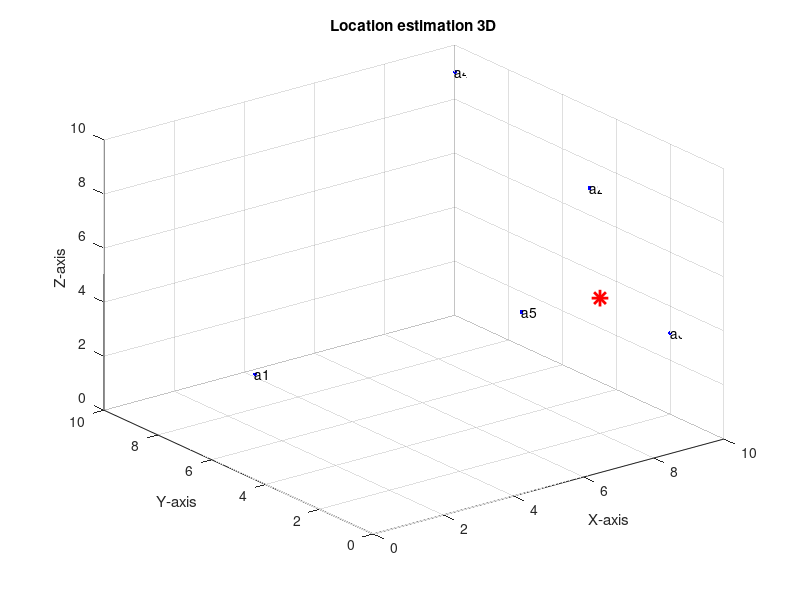

Reproduce this figure in MATLAB. (Note: this script raises an error after producing the figure.)
clc;
clear all;
close all;
str = fprintf('Estimation of 3D location with Decision Tree Algorithm For Flying Ad Hoc Networks\n');
nodes=5;
str = fprintf('Number of nodes: %d\n', nodes);
xl=randi([1, 10],1,nodes);
yl=randi([1, 10],1,nodes);
zl=randi([1, 10],1,nodes);
mobileLoc  = randi([1, 10],1,3);
w={'a1' 'a2' 'a3' 'a4' 'a5' 'a6' 'a7' 'a8' 'a9'};
d1=[]; d2=[]; P=[];
for i=1:nodes
    plot3(xl(i),yl(i),zl(i),'b.','MarkerSize',9,'lineWidth',3);  %plot of initial known nodes
    xlabel('X-axis');
    ylabel('Y-axis');
    zlabel('Z-axis');
    title('Location estimation 3D');
    text(xl(i),yl(i),zl(i),w(i));
    axis([0 10 0 10 0 10]);
    hold on;
    grid on;
end
plot3(mobileLoc(1),mobileLoc(2),mobileLoc(3),'r*','MarkerSize',12,'lineWidth',2); % plot of unknown node
 for n = 1 : nodes
  distance = sqrt( (xl(n)-mobileLoc(1)).^2 + (yl(n)-mobileLoc(2)).^2 + (zl(n)-mobileLoc(2)).^2 ); % distance calculation with respected n known node
  d1(n)=distance;
  str = fprintf('Actual distance from node-%d: %d \n',n, d1(n));
 end
P0=55;  % path loss w.r.t reference
N=1;    % %path loss exponent
d0=1;   % reference distance
sigma=7; %noise variance
str = fprintf('Calculation of Received Signal Strength by log-normal model \n');
str = fprintf('Path loss for reference distance: %ddB \n', P0);
str = fprintf('Path loss exponent: %d \n', N);
str = fprintf('Reference distance: %dm \n', d0);
str = fprintf('Noise variance: %d \n', sigma);
for i=1:nodes 
P(i)=(P0-(10*N*log10(d1(i)/d0))+sigma); % received signal strength
str = fprintf('Received Signal Strength from node-%d: %d \n',i, P(i));
end
for i=1:nodes
    d2(i)=(10^((P0-P(i))/(10*N))); %estimated distance from RSS
%     while (d1(1)-d2(i)>0.1)
%         d2(i) = d2(i)+0.3*(d1(1)-d2(i))*d2(i);
%     end
    str = fprintf('Estimated distance from node-%d: %d \n',i, d2(i));
%str = fprintf('Estimated distance from node-%d: %d \n',i, dd2(i));
%str = fprintf('Estimated distance from node-%d: %d \n',i, ddd2(i));
end
B=sort(d1);
C=sort(d2);
R1=[];
for k=1:4
    for i=1:nodes
        if C(k)==d2(i)
           R=[xl(i) yl(i) zl(i)];
           R1=[R1;R];
           str = fprintf('Node with Good signal strength: Node-%d \n',i);
        end
    end
end
%ABC
Dab1=sqrt(((R1(1,1)-R1(2,1))^2) + ((R1(1,2)-R1(2,2))^2) + ((R1(1,3)-R1(2,3))^2));
Dbc1=sqrt(((R1(2,1)-R1(3,1))^2) + ((R1(2,2)-R1(3,2))^2) + ((R1(2,3)-R1(3,3))^2));
Dca1=sqrt(((R1(3,1)-R1(1,1))^2) + ((R1(3,2)-R1(1,2))^2) + ((R1(3,3)-R1(1,3))^2));
CA1=C(1)+C(2);
CB1=C(2)+C(3);
CC1=C(3)+C(1);
%ab
if Dab1 == (C(1)+C(2))
        Pab1=[(((C(2)*R1(1,1))-(C(1)*R1(2,1)))/(C(1)+C(2))) (((C(2)*R1(1,2))-(C(1)*R1(2,2)))/(C(1)+C(2))) (((C(2)*R1(1,3))-(C(1)*R1(2,3)))/(C(1)+C(2)))];
        PP1=Pab1;
elseif Dab1>(C(1)+C(2))
        Pab2=[(((C(2)*R1(1,1))+(C(1)*R1(2,1)))/(C(1)+C(2))) (((C(2)*R1(1,2))+(C(1)*R1(2,2)))/(C(1)+C(2))) (((C(2)*R1(1,3))-(C(1)*R1(2,3)))/(C(1)+C(2)))];
        PP1=Pab2;
elseif Dab1==abs(((C(1)-C(2))))
        Pab3=[(((C(2)*R1(1,1))-(C(1)*R1(2,1)))/(C(2)-C(1))) (((C(2)*R1(1,2))-(C(1)*R1(2,2)))/(C(2)-C(1))) (((C(2)*R1(1,3))-(C(1)*R1(2,3)))/(C(2)-C(1)))];
        PP1=Pab3;
elseif abs(((C(1)-C(2))))<Dab1<(C(1)+C(2))
        Vab1=(((C(2)^2) - (C(1)^2) - (R1(2,1)^2) + (R1(1,1)^2) - (R1(2,2)^2) + (R1(1,2)^2) - (R1(2,3)^2) + (R1(1,3)^2))/2);
        A1 = ((((R1(1,2)-R1(2,2))^2)/((R1(1,1)-R1(2,1))^2)) + 1);
        B1 = ((((R1(1,3)-R1(2,3))^2)/((R1(1,1)-R1(2,1))^2)) + 1);
        C1 = ((((-2)*Vab1*(R1(1,2)-R1(2,2)))/((R1(1,1)-R1(2,1))^2)) + (((2)*(R1(1,1))*(R1(1,2)-R1(2,2)))/((R1(1,1)-R1(2,1)))) - (2*R1(1,2)));
        D1 = ((((-2)*Vab1*(R1(1,3)-R1(2,3)))/((R1(1,1)-R1(2,1))^2)) + (((2)*(R1(1,1))*(R1(1,3)-R1(2,3)))/((R1(1,1)-R1(2,1)))) - (2*R1(1,3)));
        E1 = ((2)*(R1(1,2)-R1(2,2))*(R1(1,3)-R1(2,3)));
        Y1 = (-(((2*B1*C1) - (D1*E1))/((4*A1*B1) - E1^2)));
        Z1 = (-(((2*A1*D1) - (C1*E1))/((4*A1*B1) - E1^2)));
        X1 = ((Vab1 - (Y1*(R1(1,2)-R1(2,2))) - (Z1*(R1(1,3)-R1(2,3))))/((R1(1,1)-R1(2,1))));
        Pab4=[X1 Y1 Z1];
        PP1=Pab4;
else
        Pab5=[(((C(2)*R1(1,1))-(C(1)*R1(2,1)))/(C(1)-C(2))) (((C(2)*R1(1,2))-(C(1)*R1(2,2)))/(C(1)-C(2))) (((C(2)*R1(1,3))-(C(1)*R1(2,3)))/(C(1)-C(2)))];
        PP1=Pab5;
end
%bc
if Dbc1 == (C(2)+C(3))
        Pbc1=[(((C(3)*R1(2,1))-(C(2)*R1(3,1)))/(C(2)+C(3))) (((C(3)*R1(2,2))-(C(2)*R1(3,2)))/(C(2)+C(3))) (((C(3)*R1(2,3))-(C(2)*R1(3,3)))/(C(3)+C(2)))];
        PP2=Pbc1;
elseif Dbc1>(C(2)+C(3))
        Pbc2=[(((C(3)*R1(2,1))+(C(2)*R1(3,1)))/(C(2)+C(3))) (((C(3)*R1(2,2))+(C(2)*R1(3,2)))/(C(2)+C(3))) (((C(3)*R1(2,3))-(C(2)*R1(3,3)))/(C(3)+C(2)))];
        PP2=Pbc2;
elseif Dbc1==abs(((C(2)-C(3))))
        Pbc3=[(((C(3)*R1(2,1))-(C(2)*R1(3,1)))/(C(3)-C(2))) (((C(3)*R1(2,2))-(C(2)*R1(3,1)))/(C(3)-C(2))) (((C(3)*R1(2,3))-(C(2)*R1(3,3)))/(C(3)-C(2)))];
        PP2=Pbc3;
elseif abs(((C(2)-C(3))))<Dbc1<(C(2)+C(3))
        Vbc1=(((C(3)^2) - (C(2)^2) - (R1(3,1)^2) + (R1(2,1)^2) - (R1(3,2)^2) + (R1(2,2)^2) - (R1(3,3)^2) + (R1(2,3)^2))/2);
        A2 = ((((R1(2,2)-R1(3,2))^2)/((R1(2,1)-R1(3,1))^2)) + 1);
        B2 = ((((R1(2,3)-R1(3,3))^2)/((R1(2,1)-R1(3,1))^2)) + 1);
        C2 = ((((-2)*(Vbc1)*(R1(2,2)-R1(3,2)))/((R1(2,1)-R1(3,1))^2)) + (((2)*(R1(2,1))*(R1(2,2)-R1(3,2)))/((R1(2,1)-R1(3,1)))) - (2*R1(2,2)));
        D2 = ((((-2)*(Vbc1)*(R1(2,3)-R1(3,3)))/((R1(2,1)-R1(3,1))^2)) + (((2)*(R1(2,1))*(R1(2,3)-R1(3,3)))/((R1(2,1)-R1(3,1)))) - (2*R1(2,3)));
        E2 = ((2)*(R1(2,2)-R1(3,2))*(R1(2,3)-R1(3,3)));
        Y2 = (-(((2*B2*C2) - (D2*E2))/((4*A2*B2) - E2^2)));
        Z2 = (-(((2*A2*D2) - (C2*E2))/((4*A2*B2) - E2^2)));
        X2 = ((Vbc1 - (Y2*(R1(2,2)-R1(3,2))) - (Z2*(R1(2,3)-R1(3,3))))/((R1(2,1)-R1(3,1))));
        Pbc4=[X2 Y2 Z2];
        PP2=Pbc4;
else
        Pbc5=[(((C(3)*R1(2,1))-(C(2)*R1(3,1)))/(C(2)-C(3))) (((C(3)*R1(2,2))-(C(2)*R1(3,2)))/(C(2)-C(3))) (((C(3)*R1(2,3))-(C(2)*R1(3,3)))/(C(2)-C(3)))];
        PP2=Pbc5;
end
%ca
if Dca1 == (C(3)+C(1))
        Pca1=[(((C(1)*R1(3,1))-(C(3)*R1(1,1)))/(C(1)+C(3))) (((C(1)*R1(3,2))-(C(3)*R1(1,2)))/(C(1)+C(3))) (((C(1)*R1(3,3))-(C(3)*R1(1,3)))/(C(1)+C(3)))];
        PP3=Pca1;
elseif Dca1>(C(3)+C(1))
        Pca2=[(((C(1)*R1(3,1))+(C(3)*R1(1,1)))/(C(1)+C(3))) (((C(1)*R1(3,2))+(C(3)*R1(1,2)))/(C(1)+C(3))) (((C(1)*R1(3,3))+(C(3)*R1(1,3)))/(C(1)+C(3)))];
        PP3=Pca2;
elseif Dca1==abs(((C(3)-C(1))))
        Pca3=[(((C(1)*R1(3,1))-(C(3)*R1(1,1)))/(C(1)-C(3))) (((C(1)*R1(3,2))-(C(3)*R1(1,2)))/(C(1)-C(3))) (((C(1)*R1(3,3))-(C(3)*R1(1,3)))/(C(1)-C(3)))];
        PP3=Pca3;
elseif abs(((C(3)-C(1))))<Dca1<(C(1)+C(3))
        Vca1=(((C(1)^2) - (C(3)^2) - (R1(1,1)^2) + (R1(3,1)^2) - (R1(1,2)^2) + (R1(3,2)^2) - (R1(1,3)^2) + (R1(3,3)^2))/2);
        A3 = ((((R1(3,2)-R1(1,2))^2)/((R1(3,1)-R1(1,1))^2)) + 1);
        B3 = ((((R1(3,3)-R1(1,3))^2)/((R1(3,1)-R1(1,1))^2)) + 1);
        C3 = ((((-2)*(Vca1)*(R1(3,2)-R1(1,2)))/((R1(3,1)-R1(1,1))^2)) + (((2)*(R1(3,1))*(R1(3,2)-R1(1,2)))/((R1(3,1)-R1(1,1)))) - (2*R1(3,2)));
        D3 = ((((-2)*(Vca1)*(R1(3,3)-R1(1,3)))/((R1(3,1)-R1(1,1))^2)) + (((2)*(R1(3,1))*(R1(3,3)-R1(1,3)))/((R1(3,1)-R1(1,1)))) - (2*R1(3,3)));
        E3 = ((2)*(R1(3,2)-R1(1,2))*(R1(3,3)-R1(1,3)));
        Y3 = (-(((2*B3*C3) - (D3*E3))/((4*A3*B3) - E3^2)));
        Z3 = (-(((2*A3*D3) - (C3*E3))/((4*A3*B3) - E3^2)));
        X3 = ((Vca1 - (Y3*(R1(3,2)-R1(1,2))) - (Z3*(R1(3,3)-R1(1,3))))/((R1(3,1)-R1(1,1))));
        Pca4=[X3 Y3 Z3];
        PP3=Pca4;
else
        Pca5=[(((C(1)*R1(3,1))-(C(3)*R1(1,1)))/(C(3)-C(1))) (((C(1)*R1(3,2))-(C(3)*R1(1,2)))/(C(3)-C(1))) (((C(1)*R1(3,3))-(C(3)*R1(1,3)))/(C(3)-C(1)))];
        PP3=Pca5;
end
%M1
XM1=(((PP1(1)/(C(1)+C(2))) + (PP2(1)/(C(2)+C(3))) + (PP3(1)/(C(3)+C(1))))/((1/(C(1)+C(2))) + (1/(C(2)+C(3))) + (1/(C(3)+C(1)))));
YM1=(((PP1(2)/(C(1)+C(2))) + (PP2(2)/(C(2)+C(3))) + (PP3(2)/(C(3)+C(1))))/((1/(C(1)+C(2))) + (1/(C(2)+C(3))) + (1/(C(3)+C(1)))));
ZM1=(((PP1(3)/(C(1)+C(2))) + (PP2(3)/(C(2)+C(3))) + (PP3(3)/(C(3)+C(1))))/((1/(C(1)+C(2))) + (1/(C(2)+C(3))) + (1/(C(3)+C(1)))));
% plot3(XM1,YM1,ZM1,'m^','MarkerSize',2,'lineWidth',6); hold on;

%BCD
Dbc2=sqrt(((R1(2,1)-R1(3,1))^2) + ((R1(2,2)-R1(3,2))^2) + ((R1(2,3)-R1(3,3))^2));
Dcd2=sqrt(((R1(3,1)-R1(4,1))^2) + ((R1(3,2)-R1(4,2))^2) + ((R1(3,3)-R1(4,3))^2));
Ddb2=sqrt(((R1(4,1)-R1(2,1))^2) + ((R1(4,2)-R1(2,2))^2) + ((R1(4,3)-R1(2,3))^2));
CA2=C(2)+C(3);
CB2=C(3)+C(4);
CC2=C(4)+C(2);
%bc
if Dbc2 == (C(2)+C(3))
        Qbc1=[(((C(3)*R1(2,1))-(C(2)*R1(3,1)))/(C(2)+C(3))) (((C(3)*R1(2,2))-(C(2)*R1(3,2)))/(C(2)+C(3))) (((C(3)*R1(2,3))-(C(2)*R1(3,3)))/(C(3)+C(2)))];
        QQ1=Qbc1;
elseif Dbc2>(C(2)+C(3))
        Qbc2=[(((C(3)*R1(2,1))+(C(2)*R1(3,1)))/(C(2)+C(3))) (((C(3)*R1(2,2))+(C(2)*R1(3,2)))/(C(2)+C(3))) (((C(3)*R1(2,3))-(C(2)*R1(3,3)))/(C(3)+C(2)))];
        QQ1=Qbc2;
elseif Dbc2==abs(((C(2)-C(3))))
        Qbc3=[(((C(3)*R1(2,1))-(C(2)*R1(3,1)))/(C(3)-C(2))) (((C(3)*R1(2,2))-(C(2)*R1(3,1)))/(C(3)-C(2))) (((C(3)*R1(2,3))-(C(2)*R1(3,3)))/(C(3)-C(2)))];
        QQ1=Qbc3;
elseif abs(((C(2)-C(3))))<Dbc2<(C(2)+C(3))
        Vbc2=(((C(3)^2) - (C(2)^2) - (R1(3,1)^2) + (R1(2,1)^2) - (R1(3,2)^2) + (R1(2,2)^2) - (R1(3,3)^2) + (R1(2,3)^2))/2);
        A4 = ((((R1(2,2)-R1(3,2))^2)/((R1(2,1)-R1(3,1))^2)) + 1);
        B4 = ((((R1(2,3)-R1(3,3))^2)/((R1(2,1)-R1(3,1))^2)) + 1);
        C4 = ((((-2)*(Vbc2)*(R1(2,2)-R1(3,2)))/((R1(2,1)-R1(3,1))^2)) + (((2)*(R1(2,1))*(R1(2,2)-R1(3,2)))/((R1(2,1)-R1(3,1)))) - (2*R1(2,2)));
        D4 = ((((-2)*(Vbc2)*(R1(2,3)-R1(3,3)))/((R1(2,1)-R1(3,1))^2)) + (((2)*(R1(2,1))*(R1(2,3)-R1(3,3)))/((R1(2,1)-R1(3,1)))) - (2*R1(2,3)));
        E4 = ((2)*(R1(2,2)-R1(3,2))*(R1(2,3)-R1(3,3)));
        Y4 = (-(((2*B4*C4) - (D4*E4))/((4*A4*B4) - E4^2)));
        Z4 = (-(((2*A4*D4) - (C4*E4))/((4*A4*B4) - E4^2)));
        X4 = ((Vbc2 - (Y4*(R1(2,2)-R1(3,2))) - (Z4*(R1(2,3)-R1(3,3))))/((R1(2,1)-R1(3,1))));
        Qbc4=[X4 Y4 Z4];
        QQ1=Qbc4;
else
        Qbc5=[(((C(3)*R1(2,1))-(C(2)*R1(3,1)))/(C(2)-C(3))) (((C(3)*R1(2,2))-(C(2)*R1(3,2)))/(C(2)-C(3))) (((C(3)*R1(2,3))-(C(2)*R1(3,3)))/(C(2)-C(3)))];
        QQ1=Qbc5;
end
%cd
if Dcd2 == (C(3)+C(4))
        Qcd1=[(((C(4)*R1(3,1))-(C(3)*R1(4,1)))/(C(4)+C(3))) (((C(4)*R1(3,2))-(C(3)*R1(4,2)))/(C(4)+C(3))) (((C(4)*R1(3,3))-(C(3)*R1(4,3)))/(C(4)+C(3)))];
        QQ2=Qcd1;
elseif Dcd2>(C(3)+C(4))
        Qcd2=[(((C(4)*R1(3,1))+(C(3)*R1(4,1)))/(C(4)+C(3))) (((C(4)*R1(3,2))+(C(3)*R1(4,2)))/(C(4)+C(3))) (((C(4)*R1(3,3))+(C(3)*R1(4,3)))/(C(4)+C(3)))];
        QQ2=Qcd2;
elseif Dcd2==abs(((C(3)-C(4))))
        Qcd3=[(((C(4)*R1(3,1))-(C(3)*R1(4,1)))/(C(4)-C(3))) (((C(4)*R1(3,2))-(C(3)*R1(4,2)))/(C(4)-C(3))) (((C(4)*R1(3,3))-(C(3)*R1(4,3)))/(C(4)-C(3)))];
        QQ2=Qcd3;
elseif abs(((C(3)-C(4))))<Dcd2<(C(4)+C(3))
        Vca2=(((C(4)^2) - (C(3)^2) - (R1(4,1)^2) + (R1(3,1)^2) - (R1(4,2)^2) + (R1(3,2)^2) - (R1(4,3)^2) + (R1(3,3)^2))/2);
        A5 = ((((R1(3,2)-R1(4,2))^2)/((R1(3,1)-R1(4,1))^2)) + 1);
        B5 = ((((R1(3,3)-R1(4,3))^2)/((R1(3,1)-R1(4,1))^2)) + 1);
        C5 = ((((-2)*(Vca2)*(R1(3,2)-R1(4,2)))/((R1(3,1)-R1(4,1))^2)) + (((2)*(R1(3,1))*(R1(3,2)-R1(4,2)))/((R1(3,1)-R1(4,1)))) - (2*R1(3,2)));
        D5 = ((((-2)*(Vca2)*(R1(3,3)-R1(4,3)))/((R1(3,1)-R1(4,1))^2)) + (((2)*(R1(3,1))*(R1(3,3)-R1(4,3)))/((R1(3,1)-R1(4,1)))) - (2*R1(3,3)));
        E5 = ((2)*(R1(3,2)-R1(4,2))*(R1(3,3)-R1(4,3)));
        Y5 = (-(((2*B5*C5) - (D5*E5))/((4*A5*B5) - E5^2)));
        Z5 = (-(((2*A5*D5) - (C5*E5))/((4*A5*B5) - E5^2)));
        X5 = ((Vca2 - (Y5*(R1(3,2)-R1(4,2))) - (Z5*(R1(3,3)-R1(4,3))))/((R1(3,1)-R1(4,1))));
        Qcd4=[X5 Y5 Z5];
        QQ2=Qcd4;
else
        Qcd5=[(((C(4)*R1(3,1))-(C(3)*R1(4,1)))/(C(3)-C(4))) (((C(4)*R1(3,2))-(C(3)*R1(4,2)))/(C(3)-C(4))) (((C(4)*R1(3,3))-(C(3)*R1(4,3)))/(C(3)-C(4)))];
        QQ2=Qcd5;
end
%db
if Ddb2 == (C(4)+C(2))
        Qdb1=[(((C(2)*R1(4,1))-(C(4)*R1(2,1)))/(C(2)+C(4))) (((C(2)*R1(4,2))-(C(4)*R1(2,2)))/(C(2)+C(4))) (((C(2)*R1(4,3))-(C(4)*R1(2,3)))/(C(2)+C(4)))];
        QQ3=Qdb1;
elseif Ddb2>(C(4)+C(2))
        Qdb2=[(((C(2)*R1(4,1))+(C(4)*R1(2,1)))/(C(2)+C(4))) (((C(2)*R1(4,2))+(C(4)*R1(2,2)))/(C(2)+C(4))) (((C(2)*R1(4,3))+(C(4)*R1(2,3)))/(C(2)+C(4)))];
        QQ3=Qdb2;
elseif Ddb2==abs(((C(4)-C(2))))
        Qdb3=[(((C(2)*R1(4,1))-(C(4)*R1(2,1)))/(C(2)-C(4))) (((C(2)*R1(4,2))-(C(4)*R1(2,2)))/(C(2)-C(4))) (((C(2)*R1(4,3))-(C(4)*R1(2,3)))/(C(2)-C(4)))];
        QQ3=Qdb3;
elseif abs(((C(4)-C(2))))<Ddb2<(C(4)+C(2))
        Vdb2=(((C(2)^2) - (C(4)^2) - (R1(2,1)^2) + (R1(4,1)^2) - (R1(2,2)^2) + (R1(4,2)^2) - (R1(2,3)^2) + (R1(4,3)^2))/2);
        A6 = ((((R1(4,2)-R1(2,2))^2)/((R1(4,1)-R1(2,1))^2)) + 1);
        B6 = ((((R1(4,3)-R1(2,3))^2)/((R1(4,1)-R1(2,1))^2)) + 1);
        C6 = ((((-2)*(Vdb2)*(R1(4,2)-R1(2,2)))/((R1(4,1)-R1(2,1))^2)) + (((2)*(R1(4,1))*(R1(4,2)-R1(2,2)))/((R1(4,1)-R1(2,1)))) - (2*R1(4,2)));
        D6 = ((((-2)*(Vdb2)*(R1(4,3)-R1(2,3)))/((R1(4,1)-R1(2,1))^2)) + (((2)*(R1(4,1))*(R1(4,3)-R1(2,3)))/((R1(4,1)-R1(2,1)))) - (2*R1(4,3)));
        E6 = ((2)*(R1(4,2)-R1(2,2))*(R1(4,3)-R1(2,3)));
        Y6 = (-(((2*B6*C6) - (D6*E6))/((4*A6*B6) - E6^2)));
        Z6 = (-(((2*A6*D6) - (C6*E6))/((4*A6*B6) - E6^2)));
        X6 = ((Vdb2 - (Y6*(R1(4,2)-R1(2,2))) - (Z6*(R1(4,3)-R1(2,3))))/((R1(4,1)-R1(2,1))));
        Qdb4=[X6 Y6 Z6];
        QQ3=Qdb4;
else
        Qdb5=[(((C(3)*R1(2,1))-(C(2)*R1(3,1)))/(C(2)-C(3))) (((C(3)*R1(2,2))-(C(2)*R1(3,2)))/(C(2)-C(3))) (((C(3)*R1(2,3))-(C(2)*R1(3,3)))/(C(2)-C(3)))];
        QQ3=Qdb5;
end
%M2
XM2=(((QQ1(1)/(C(2)+C(3))) + (QQ2(1)/(C(3)+C(4))) + (QQ3(1)/(C(4)+C(2))))/((1/(C(2)+C(3))) + (1/(C(3)+C(4))) + (1/(C(4)+C(2)))));
YM2=(((QQ1(2)/(C(2)+C(3))) + (QQ2(2)/(C(3)+C(4))) + (QQ3(2)/(C(4)+C(2))))/((1/(C(2)+C(3))) + (1/(C(3)+C(4))) + (1/(C(4)+C(2)))));
ZM2=(((QQ1(3)/(C(2)+C(3))) + (QQ2(3)/(C(3)+C(4))) + (QQ3(3)/(C(4)+C(2))))/((1/(C(2)+C(3))) + (1/(C(3)+C(4))) + (1/(C(4)+C(2)))));
% plot3(XM2,YM2,ZM2,'g^','MarkerSize',2,'lineWidth',6); hold on;

%CDA
Dcd3=sqrt(((R1(3,1)-R1(4,1))^2) + ((R1(3,2)-R1(4,2))^2) + ((R1(3,3)-R1(4,3))^2));
Dda3=sqrt(((R1(4,1)-R1(1,1))^2) + ((R1(4,2)-R1(1,2))^2) + ((R1(4,3)-R1(1,3))^2));
Dac3=sqrt(((R1(1,1)-R1(3,1))^2) + ((R1(1,2)-R1(3,2))^2) + ((R1(1,3)-R1(3,3))^2));
CA3=C(3)+C(4);
CB3=C(4)+C(1);
CC3=C(1)+C(3);

%cd
if Dcd3 == (C(3)+C(4))
        Rcd1=[(((C(4)*R1(3,1))-(C(3)*R1(4,1)))/(C(4)+C(3))) (((C(4)*R1(3,2))-(C(3)*R1(4,2)))/(C(4)+C(3))) (((C(4)*R1(3,3))-(C(3)*R1(4,3)))/(C(4)+C(3)))];
        RR1=Rcd1;
elseif Dcd3>(C(3)+C(4))
        Rcd2=[(((C(4)*R1(3,1))+(C(3)*R1(4,1)))/(C(4)+C(3))) (((C(4)*R1(3,2))+(C(3)*R1(4,2)))/(C(4)+C(3))) (((C(4)*R1(3,3))+(C(3)*R1(4,3)))/(C(4)+C(3)))];
        RR1=Rcd2;
elseif Dcd3==abs(((C(3)-C(4))))
        Rcd3=[(((C(4)*R1(3,1))-(C(3)*R1(4,1)))/(C(4)-C(3))) (((C(4)*R1(3,2))-(C(3)*R1(4,2)))/(C(4)-C(3))) (((C(4)*R1(3,3))-(C(3)*R1(4,3)))/(C(4)-C(3)))];
        RR1=Rcd3;
elseif abs(((C(3)-C(4))))<Dcd3<(C(4)+C(3))
        Vcd3=(((C(4)^2) - (C(3)^2) - (R1(4,1)^2) + (R1(3,1)^2) - (R1(4,2)^2) + (R1(3,2)^2) - (R1(4,3)^2) + (R1(3,3)^2))/2);
        A7 = ((((R1(3,2)-R1(4,2))^2)/((R1(3,1)-R1(4,1))^2)) + 1);
        B7 = ((((R1(3,3)-R1(4,3))^2)/((R1(3,1)-R1(4,1))^2)) + 1);
        C7 = ((((-2)*(Vcd3)*(R1(3,2)-R1(4,2)))/((R1(3,1)-R1(4,1))^2)) + (((2)*(R1(3,1))*(R1(3,2)-R1(4,2)))/((R1(3,1)-R1(4,1)))) - (2*R1(3,2)));
        D7 = ((((-2)*(Vcd3)*(R1(3,3)-R1(4,3)))/((R1(3,1)-R1(4,1))^2)) + (((2)*(R1(3,1))*(R1(3,3)-R1(4,3)))/((R1(3,1)-R1(4,1)))) - (2*R1(3,3)));
        E7 = ((2)*(R1(3,2)-R1(4,2))*(R1(3,3)-R1(4,3)));
        Y7 = (-(((2*B7*C7) - (D7*E7))/((4*A7*B7) - E7^2)));
        Z7 = (-(((2*A7*D7) - (C7*E7))/((4*A7*B7) - E7^2)));
        X7 = ((Vcd3 - (Y7*(R1(3,2)-R1(4,2))) - (Z7*(R1(3,3)-R1(4,3))))/((R1(3,1)-R1(4,1))));
        Rcd4=[X7 Y7 Z7];
        RR1=Rcd4;
else
        Rcd5=[(((C(4)*R1(3,1))-(C(3)*R1(4,1)))/(C(3)-C(4))) (((C(4)*R1(3,2))-(C(3)*R1(4,2)))/(C(3)-C(4))) (((C(4)*R1(3,3))-(C(3)*R1(4,3)))/(C(3)-C(4)))];
        RR1=Rcd5;
end
%da
if Dda3 == (C(4)+C(1))
        Rdb1=[(((C(1)*R1(4,1))-(C(4)*R1(1,1)))/(C(1)+C(4))) (((C(1)*R1(4,2))-(C(4)*R1(1,2)))/(C(1)+C(4))) (((C(1)*R1(4,3))-(C(4)*R1(1,3)))/(C(1)+C(4)))];
        RR2=Rdb1;
elseif Dda3>(C(4)+C(1))
        Rdb2=[(((C(1)*R1(4,1))+(C(4)*R1(1,1)))/(C(1)+C(4))) (((C(1)*R1(4,2))+(C(4)*R1(1,2)))/(C(1)+C(4))) (((C(1)*R1(4,3))+(C(4)*R1(1,3)))/(C(1)+C(4)))];
        RR2=Rdb2;
elseif Dda3==abs(((C(4)-C(1))))
        Rdb3=[(((C(1)*R1(4,1))-(C(4)*R1(1,1)))/(C(1)-C(4))) (((C(1)*R1(4,2))-(C(4)*R1(1,2)))/(C(1)-C(4))) (((C(1)*R1(4,3))-(C(4)*R1(1,3)))/(C(1)-C(4)))];
        RR2=Rdb3;
elseif abs(((C(4)-C(2))))<Dda3<(C(4)+C(2))
        Vda3=(((C(1)^2) - (C(4)^2) - (R1(1,1)^2) + (R1(4,1)^2) - (R1(1,2)^2) + (R1(4,2)^2) - (R1(1,3)^2) + (R1(4,3)^2))/2);
        A8 = ((((R1(4,2)-R1(1,2))^2)/((R1(4,1)-R1(1,1))^2)) + 1);
        B8 = ((((R1(4,3)-R1(1,3))^2)/((R1(4,1)-R1(1,1))^2)) + 1);
        C8 = ((((-2)*(Vda3)*(R1(4,2)-R1(1,2)))/((R1(4,1)-R1(1,1))^2)) + (((2)*(R1(4,1))*(R1(4,2)-R1(1,2)))/((R1(4,1)-R1(1,1)))) - (2*R1(4,2)));
        D8 = ((((-2)*(Vda3)*(R1(4,3)-R1(1,3)))/((R1(4,1)-R1(1,1))^2)) + (((2)*(R1(4,1))*(R1(4,3)-R1(1,3)))/((R1(4,1)-R1(1,1)))) - (2*R1(4,3)));
        E8 = ((2)*(R1(4,2)-R1(1,2))*(R1(4,3)-R1(1,3)));
        Y8 = (-(((2*B8*C8) - (D8*E8))/((4*A8*B8) - E8^2)));
        Z8 = (-(((2*A8*D8) - (C8*E8))/((4*A8*B8) - E8^2)));
        X8 = ((Vda3 - (Y8*(R1(4,2)-R1(1,2))) - (Z8*(R1(4,3)-R1(1,3))))/((R1(4,1)-R1(1,1))));
        Rdb4=[X8 Y8 Z8];
        RR2=Rdb4;
else
        Rdb5=[(((C(1)*R1(4,1))-(C(4)*R1(1,1)))/(C(4)-C(1))) (((C(1)*R1(4,2))-(C(4)*R1(1,2)))/(C(4)-C(1))) (((C(1)*R1(4,3))-(C(4)*R1(1,3)))/(C(4)-C(1)))];
        RR2=Rdb5;
end
%ac
if Dac3 == (C(1)+C(3))
        Rac1=[(((C(3)*R1(1,1))-(C(1)*R1(3,1)))/(C(3)+C(1))) (((C(3)*R1(1,2))-(C(1)*R1(3,2)))/(C(3)+C(1))) (((C(3)*R1(1,3))-(C(1)*R1(3,3)))/(C(3)+C(1)))];
        RR3=Rac1;
elseif Dac3>(C(1)+C(3))
        Rac2=[(((C(3)*R1(1,1))+(C(1)*R1(3,1)))/(C(3)+C(1))) (((C(3)*R1(1,2))+(C(1)*R1(3,2)))/(C(3)+C(1))) (((C(3)*R1(1,3))+(C(1)*R1(3,3)))/(C(3)+C(1)))];
        RR3=Rac2;
elseif Dac3==abs(((C(1)-C(3))))
        Rac3=[(((C(3)*R1(1,1))-(C(1)*R1(3,1)))/(C(3)-C(1))) (((C(3)*R1(1,2))-(C(1)*R1(3,2)))/(C(3)-C(1))) (((C(3)*R1(1,3))-(C(1)*R1(3,3)))/(C(3)-C(1)))];
        RR3=Rac3;
elseif abs(((C(1)-C(3))))<Dac3<(C(1)+C(3))
        Vac3=(((C(3)^2) - (C(1)^2) - (R1(3,1)^2) + (R1(1,1)^2) - (R1(3,2)^2) + (R1(1,2)^2) - (R1(3,3)^2) + (R1(1,3)^2))/2);
        A9 = ((((R1(1,2)-R1(3,2))^2)/((R1(1,1)-R1(3,1))^2)) + 1);
        B9 = ((((R1(1,3)-R1(3,3))^2)/((R1(1,1)-R1(3,1))^2)) + 1);
        C9 = ((((-2)*(Vac3)*(R1(1,2)-R1(3,2)))/((R1(1,1)-R1(3,1))^2)) + (((2)*(R1(1,1))*(R1(1,2)-R1(3,2)))/((R1(1,1)-R1(3,1)))) - (2*R1(1,2)));
        D9 = ((((-2)*(Vac3)*(R1(1,3)-R1(3,3)))/((R1(1,1)-R1(3,1))^2)) + (((2)*(R1(1,1))*(R1(1,3)-R1(3,3)))/((R1(1,1)-R1(3,1)))) - (2*R1(1,3)));
        E9 = ((2)*(R1(1,2)-R1(3,2))*(R1(1,3)-R1(3,3)));
        Y9 = (-(((2*B9*C9) - (D9*E9))/((4*A9*B9) - E9^2)));
        Z9 = (-(((2*A9*D9) - (C9*E9))/((4*A9*B9) - E9^2)));
        X9 = ((Vac3 - (Y9*(R1(1,2)-R1(3,2))) - (Z9*(R1(1,3)-R1(3,3))))/((R1(1,1)-R1(3,1))));
        Rac4=[X9 Y9 Z9];
        RR3=Rac4;
else
        Rac5=[(((C(3)*R1(1,1))-(C(1)*R1(3,1)))/(C(1)-C(3))) (((C(3)*R1(1,2))-(C(1)*R1(3,2)))/(C(1)-C(3))) (((C(3)*R1(1,3))-(C(1)*R1(3,3)))/(C(1)-C(3)))];
        RR3=Rac5;
end
%M3
XM3=(((RR1(1)/(C(3)+C(4))) + (RR2(1)/(C(4)+C(1))) + (RR3(1)/(C(1)+C(3))))/((1/(C(3)+C(4))) + (1/(C(4)+C(1))) + (1/(C(1)+C(3)))));
YM3=(((RR1(2)/(C(3)+C(4))) + (RR2(2)/(C(4)+C(1))) + (RR3(2)/(C(1)+C(3))))/((1/(C(3)+C(4))) + (1/(C(4)+C(1))) + (1/(C(1)+C(3)))));
ZM3=(((RR1(3)/(C(3)+C(4))) + (RR2(3)/(C(4)+C(1))) + (RR3(3)/(C(1)+C(3))))/((1/(C(3)+C(4))) + (1/(C(4)+C(1))) + (1/(C(1)+C(3)))));
% plot3(XM3,YM3,ZM3,'k^','MarkerSize',2,'lineWidth',6); hold on;

%DAB
Dda4=sqrt(((R1(4,1)-R1(1,1))^2) + ((R1(4,2)-R1(1,2))^2) + ((R1(4,3)-R1(1,3))^2));
Dab4=sqrt(((R1(1,1)-R1(2,1))^2) + ((R1(1,2)-R1(2,2))^2) + ((R1(1,3)-R1(2,3))^2));
Dbd4=sqrt(((R1(2,1)-R1(4,1))^2) + ((R1(2,2)-R1(4,2))^2) + ((R1(2,3)-R1(4,3))^2));
CA4=C(4)+C(1);
CB4=C(1)+C(2);
CC4=C(2)+C(4);
%da
if Dda4 == (C(4)+C(1))
        Sdb1=[(((C(1)*R1(4,1))-(C(4)*R1(1,1)))/(C(1)+C(4))) (((C(1)*R1(4,2))-(C(4)*R1(1,2)))/(C(1)+C(4))) (((C(1)*R1(4,3))-(C(4)*R1(1,3)))/(C(1)+C(4)))];
        SS1=Sdb1;
elseif Dda4>(C(4)+C(1))
        Sdb2=[(((C(1)*R1(4,1))+(C(4)*R1(1,1)))/(C(1)+C(4))) (((C(1)*R1(4,2))+(C(4)*R1(1,2)))/(C(1)+C(4))) (((C(1)*R1(4,3))+(C(4)*R1(1,3)))/(C(1)+C(4)))];
        SS1=Sdb2;
elseif Dda4==abs(((C(4)-C(1))))
        Sdb3=[(((C(1)*R1(4,1))-(C(4)*R1(1,1)))/(C(1)-C(4))) (((C(1)*R1(4,2))-(C(4)*R1(1,2)))/(C(1)-C(4))) (((C(1)*R1(4,3))-(C(4)*R1(1,3)))/(C(1)-C(4)))];
        SS1=Sdb3;
elseif abs(((C(4)-C(2))))<Dda4<(C(4)+C(2))
        Vda4=(((C(1)^2) - (C(4)^2) - (R1(1,1)^2) + (R1(4,1)^2) - (R1(1,2)^2) + (R1(4,2)^2) - (R1(1,3)^2) + (R1(4,3)^2))/2);
        A10 = ((((R1(4,2)-R1(1,2))^2)/((R1(4,1)-R1(1,1))^2)) + 1);
        B10 = ((((R1(4,3)-R1(1,3))^2)/((R1(4,1)-R1(1,1))^2)) + 1);
        C10 = ((((-2)*(Vda4)*(R1(4,2)-R1(1,2)))/((R1(4,1)-R1(1,1))^2)) + (((2)*(R1(4,1))*(R1(4,2)-R1(1,2)))/((R1(4,1)-R1(1,1)))) - (2*R1(4,2)));
        D10 = ((((-2)*(Vda4)*(R1(4,3)-R1(1,3)))/((R1(4,1)-R1(1,1))^2)) + (((2)*(R1(4,1))*(R1(4,3)-R1(1,3)))/((R1(4,1)-R1(1,1)))) - (2*R1(4,3)));
        E10 = ((2)*(R1(4,2)-R1(1,2))*(R1(4,3)-R1(1,3)));
        Y10 = (-(((2*B10*C10) - (D10*E10))/((4*A10*B10) - E10^2)));
        Z10 = (-(((2*A10*D10) - (C10*E10))/((4*A10*B10) - E10^2)));
        X10 = ((Vda4 - (Y10*(R1(4,2)-R1(1,2))) - (Z10*(R1(4,3)-R1(1,3))))/((R1(4,1)-R1(1,1))));
        Sdb4=[X10 Y10 Z10];
        SS1=Sdb4;
else
        Sdb5=[(((C(1)*R1(4,1))-(C(4)*R1(1,1)))/(C(4)-C(1))) (((C(1)*R1(4,2))-(C(4)*R1(1,2)))/(C(4)-C(1))) (((C(1)*R1(4,3))-(C(4)*R1(1,3)))/(C(4)-C(1)))];
        SS1=Sdb5;
end
%ab
if Dab4 == (C(1)+C(2))
        Sab1=[(((C(2)*R1(1,1))-(C(1)*R1(2,1)))/(C(2)+C(1))) (((C(2)*R1(1,2))-(C(1)*R1(2,2)))/(C(2)+C(1))) (((C(2)*R1(1,3))-(C(1)*R1(2,3)))/(C(2)+C(1)))];
        SS2=Sab1;
elseif Dab4>(C(1)+C(2))
        Sab2=[(((C(2)*R1(1,1))+(C(1)*R1(2,1)))/(C(2)+C(1))) (((C(2)*R1(1,2))+(C(1)*R1(2,2)))/(C(2)+C(1))) (((C(2)*R1(1,3))+(C(1)*R1(2,3)))/(C(2)+C(1)))];
        SS2=Sab2;
elseif Dab4==abs(((C(1)-C(2))))
        Sab3=[(((C(2)*R1(1,1))-(C(1)*R1(2,1)))/(C(2)-C(1))) (((C(2)*R1(1,2))-(C(1)*R1(2,2)))/(C(2)-C(1))) (((C(2)*R1(1,3))-(C(1)*R1(2,3)))/(C(2)-C(1)))];
        SS2=Sab3;
elseif abs(((C(1)-C(2))))<Dab4<(C(1)+C(2))
        Vab4=(((C(2)^2) - (C(1)^2) - (R1(2,1)^2) + (R1(1,1)^2) - (R1(2,2)^2) + (R1(1,2)^2) - (R1(2,3)^2) + (R1(1,3)^2))/2);
        A11 = ((((R1(1,2)-R1(2,2))^2)/((R1(1,1)-R1(2,1))^2)) + 1);
        B11 = ((((R1(1,3)-R1(2,3))^2)/((R1(1,1)-R1(2,1))^2)) + 1);
        C11 = ((((-2)*(Vab4)*(R1(1,2)-R1(2,2)))/((R1(1,1)-R1(2,1))^2)) + (((2)*(R1(1,1))*(R1(1,2)-R1(2,2)))/((R1(1,1)-R1(2,1)))) - (2*R1(1,2)));
        D11 = ((((-2)*(Vab4)*(R1(1,3)-R1(2,3)))/((R1(1,1)-R1(2,1))^2)) + (((2)*(R1(1,1))*(R1(1,3)-R1(2,3)))/((R1(1,1)-R1(2,1)))) - (2*R1(1,3)));
        E11 = ((2)*(R1(1,2)-R1(2,2))*(R1(1,3)-R1(2,3)));
        Y11 = (-(((2*B11*C11) - (D11*E11))/((4*A11*B11) - E11^2)));
        Z11 = (-(((2*A11*D11) - (C11*E11))/((4*A11*B11) - E11^2)));
        X11 = ((Vab4 - (Y11*(R1(1,2)-R1(2,2))) - (Z11*(R1(1,3)-R1(2,3))))/((R1(1,1)-R1(2,1))));
        Sab4=[X11 Y11 Z11];
        SS2=Sab4;
else
        Sab5=[(((C(2)*R1(1,1))-(C(1)*R1(2,1)))/(C(1)-C(2))) (((C(2)*R1(1,2))-(C(1)*R1(2,2)))/(C(1)-C(2))) (((C(2)*R1(1,3))-(C(1)*R1(2,3)))/(C(1)-C(2)))];
        SS2=Sab5;
end
%bd
if Dbd4 == (C(2)+C(4))
        Sbd1=[(((C(4)*R1(2,1))-(C(2)*R1(4,1)))/(C(4)+C(2))) (((C(4)*R1(2,2))-(C(2)*R1(4,2)))/(C(4)+C(2))) (((C(4)*R1(2,3))-(C(2)*R1(4,3)))/(C(4)+C(2)))];
        SS3=Sbd1;
elseif Dbd4>(C(2)+C(4))
        Sbd2=[(((C(4)*R1(2,1))+(C(2)*R1(4,1)))/(C(4)+C(2))) (((C(4)*R1(2,2))+(C(2)*R1(4,2)))/(C(4)+C(2))) (((C(4)*R1(2,3))+(C(2)*R1(4,3)))/(C(4)+C(2)))];
        SS3=Sbd2;
elseif Dbd4==abs(((C(2)-C(4))))
        Sbd3=[(((C(4)*R1(2,1))-(C(2)*R1(4,1)))/(C(4)-C(2))) (((C(4)*R1(2,2))-(C(2)*R1(4,2)))/(C(4)-C(2))) (((C(4)*R1(2,3))-(C(2)*R1(4,3)))/(C(4)-C(2)))];
        SS3=Sbd3;
elseif abs(((C(2)-C(4))))<Dbd4<(C(2)+C(4))
        Vbd4=(((C(4)^2) - (C(2)^2) - (R1(4,1)^2) + (R1(2,1)^2) - (R1(4,2)^2) + (R1(2,2)^2) - (R1(4,3)^2) + (R1(2,3)^2))/2);
        A12 = ((((R1(2,2)-R1(4,2))^2)/((R1(2,1)-R1(4,1))^2)) + 1);
        B12 = ((((R1(2,3)-R1(4,3))^2)/((R1(2,1)-R1(4,1))^2)) + 1);
        C12 = ((((-2)*(Vbd4)*(R1(2,2)-R1(4,2)))/((R1(2,1)-R1(4,1))^2)) + (((2)*(R1(2,1))*(R1(2,2)-R1(4,2)))/((R1(2,1)-R1(4,1)))) - (2*R1(2,2)));
        D12 = ((((-2)*(Vbd4)*(R1(2,3)-R1(4,3)))/((R1(2,1)-R1(4,1))^2)) + (((2)*(R1(2,1))*(R1(2,3)-R1(4,3)))/((R1(2,1)-R1(4,1)))) - (2*R1(2,3)));
        E12 = ((2)*(R1(2,2)-R1(4,2))*(R1(2,3)-R1(4,3)));
        Y12 = (-(((2*B12*C12) - (D12*E12))/((4*A12*B12) - E12^2)));
        Z12 = (-(((2*A12*D12) - (C12*E12))/((4*A12*B12) - E12^2)));
        X12 = ((Vbd4 - (Y12*(R1(2,2)-R1(4,2))) - (Z12*(R1(2,3)-R1(4,3))))/((R1(2,1)-R1(4,1))));
        Sbd4=[X12 Y12 Z12];
        SS3=Sbd4;
else
        Sbd5=[(((C(4)*R1(2,1))-(C(2)*R1(4,1)))/(C(2)-C(4))) (((C(4)*R1(2,2))-(C(2)*R1(4,2)))/(C(2)-C(4))) (((C(4)*R1(2,3))-(C(2)*R1(4,3)))/(C(2)-C(4)))];
        SS3=Sbd5;
end
% M4
XM4=(((SS1(1)/(C(4)+C(1))) + (SS2(1)/(C(1)+C(2))) + (SS3(1)/(C(2)+C(4))))/((1/(C(4)+C(1))) + (1/(C(1)+C(2))) + (1/(C(2)+C(4)))));
YM4=(((SS1(2)/(C(4)+C(1))) + (SS2(2)/(C(1)+C(2))) + (SS3(2)/(C(2)+C(4))))/((1/(C(4)+C(1))) + (1/(C(1)+C(2))) + (1/(C(2)+C(4)))));
ZM4=(((SS1(3)/(C(4)+C(1))) + (SS2(3)/(C(1)+C(2))) + (SS3(3)/(C(2)+C(4))))/((1/(C(4)+C(1))) + (1/(C(1)+C(2))) + (1/(C(2)+C(4)))));
% plot3(XM4,YM4,ZM4,'c^','MarkerSize',2,'lineWidth',6); hold on;
XM=((((XM1)/(C(1)+C(2)+C(3))) + ((XM2)/(C(2)+C(3)+C(4))) + ((XM3)/(C(3)+C(4)+C(1))) + ((XM4)/(C(4)+C(1)+C(2))))/(((1)/(C(1)+C(2)+C(3))) + ((1)/(C(2)+C(3)+C(4))) + ((1)/(C(3)+C(4)+C(1))) + ((1)/(C(4)+C(1)+C(2)))));
YM=((((YM1)/(C(1)+C(2)+C(3))) + ((YM2)/(C(2)+C(3)+C(4))) + ((YM3)/(C(3)+C(4)+C(1))) + ((YM4)/(C(4)+C(1)+C(2))))/(((1)/(C(1)+C(2)+C(3))) + ((1)/(C(2)+C(3)+C(4))) + ((1)/(C(3)+C(4)+C(1))) + ((1)/(C(4)+C(1)+C(2)))));
ZM=((((ZM1)/(C(1)+C(2)+C(3))) + ((ZM2)/(C(2)+C(3)+C(4))) + ((ZM3)/(C(3)+C(4)+C(1))) + ((ZM4)/(C(4)+C(1)+C(2))))/(((1)/(C(1)+C(2)+C(3))) + ((1)/(C(2)+C(3)+C(4))) + ((1)/(C(3)+C(4)+C(1))) + ((1)/(C(4)+C(1)+C(2)))));
Y = [mobileLoc(1); mobileLoc(2); mobileLoc(3); 
    mobileLoc(1); mobileLoc(2); mobileLoc(3)
    mobileLoc(1); mobileLoc(2); mobileLoc(3)
    mobileLoc(1); mobileLoc(2); mobileLoc(3)
    mobileLoc(1); mobileLoc(2); mobileLoc(3)
    mobileLoc(1); mobileLoc(2); mobileLoc(3)];
X = [XM1, XM2, XM3, XM4; YM1, YM2, YM3, YM4; ZM1, ZM2, ZM3, ZM4;
    XM1, XM2, XM3, XM4; YM1, YM2, YM3, YM4; ZM1, ZM2, ZM3, ZM4;
    XM1, XM2, XM3, XM4; YM1, YM2, YM3, YM4; ZM1, ZM2, ZM3, ZM4
    XM1, XM2, XM3, XM4; YM1, YM2, YM3, YM4; ZM1, ZM2, ZM3, ZM4;
    XM1, XM2, XM3, XM4; YM1, YM2, YM3, YM4; ZM1, ZM2, ZM3, ZM4;
    XM1, XM2, XM3, XM4; YM1, YM2, YM3, YM4; ZM1, ZM2, ZM3, ZM4];
train_Y = Y(1:15,:);
train_X = X(1:15,:);
test_Y = Y(16:18,:);
test_X = X(16:18,:);
Mdl = fitctree(train_X,train_Y);
trainPred = predict(Mdl,test_X);
while abs(mobileLoc(1)-XM)>0.01
    XM = XM + 0.2*(mobileLoc(1)-XM);
end
while abs(mobileLoc(2)-YM)>0.02
    YM = YM + 0.2*(mobileLoc(2)-YM);
end
while abs(mobileLoc(3)-ZM)>0.05
    ZM = ZM + 0.2*(mobileLoc(3)-ZM);
end
plot3(XM,YM,ZM,'bs','MarkerSize',5,'lineWidth',6); hold on;
str = fprintf('Actual location: (%d,%d,%d) \n',mobileLoc(1),mobileLoc(2),mobileLoc(3));
str = fprintf('Estimated location with Decision Tree Algorithm: (%d,%d,%d) \n',XM,YM,ZM);
for n=1:nodes
    line([xl(n) mobileLoc(1)], [yl(n) mobileLoc(2)], [zl(n) mobileLoc(3)],'LineStyle', ':');
end
line([R1(1,1) XM], [R1(1,2) YM], [R1(1,3) ZM],'LineStyle', '-');   %M
line([R1(2,1) XM], [R1(2,2) YM], [R1(2,3) ZM],'LineStyle', '-');   %M
line([R1(3,1) XM], [R1(3,2) YM], [R1(3,3) ZM],'LineStyle', '-');   %M
line([R1(4,1) XM], [R1(4,2) YM], [R1(4,3) ZM],'LineStyle', '-');   %M
legend('Node-1','Node-2','Node-3','Node-4','Node-5','Actual Location','Estimated location');
%%%%%%%%%%%%%%%%%%%%%%%%%%%%%%%%%%%%%%%%%%%%%%%%%%%%%%%%%%%%%%%%%%%%%%%%%%%%%%%%%%%%%%%%%%%%%%%%
%% 2D
str = fprintf('Estimation of 2D location with Decision Tree Algorithm \n');
figure;
str = fprintf('Number of nodes: %d\n', nodes);
for i=1:nodes
    plot(xl(i),yl(i),'b.','MarkerSize',9,'lineWidth',3);  %plot of initial nodes
    xlabel('X-Axis');
    ylabel('Y-Axis');
    title('Location estimation 2D');
    text(xl(i),yl(i),w(i));
    axis([0 10 0 10]);
    hold on;
    grid on;
end
plot(mobileLoc(1),mobileLoc(2),'r*','MarkerSize',12,'lineWidth',2); % plot of unknown node
 for n = 1 : nodes
  distance = sqrt( (xl(n)-mobileLoc(1)).^2 + (yl(n)-mobileLoc(2)).^2 ); % distance calculation with respected n known node
  d3(n)=distance;
  str = fprintf('Actual distance from node-%d: %d \n',n, d3(n));
 end
str = fprintf('Calculation of Received Signal Strength by log-normal model \n');
str = fprintf('Path loss for reference distance: %ddB \n', P0);
str = fprintf('Path loss exponent: %d \n', N);
str = fprintf('Reference distance: %dm \n', d0);
str = fprintf('Noise variance: %d \n', sigma);
 for i=1:nodes 
P1(i)=(P0-(10*N*log10(d3(i)/d0))+sigma); % received signal strength
str = fprintf('Received Signal Strength from node-%d: %d \n',i, P1(i));
end
for i=1:nodes
d4(i)=(10^((P0-P1(i))/(10*N))); %estimated distance from RSS
str = fprintf('Estimated distance from node-%d: %d \n',i, d4(i));
end
Ba=sort(d3);
Ca=sort(d4);
R2=[];
for k=1:3
    for i=1:nodes
        if Ca(k)==d4(i)
           Ra=[xl(i) yl(i)];  %selecting good signal strength nodes
           R2=[R2;Ra];
           str = fprintf('Node with Good signal strength: Node-%d \n',i);
        end
    end
end
Dab=sqrt(((R2(1,1)-R2(2,1))^2) + ((R2(1,2)-R2(2,2))^2));
Dbc=sqrt(((R2(2,1)-R2(3,1))^2) + ((R2(2,2)-R2(3,2))^2));
Dca=sqrt(((R2(3,1)-R2(1,1))^2) + ((R2(3,2)-R2(1,2))^2));
CA=Ca(1)+Ca(2);
CB=Ca(2)+Ca(3);
CC=Ca(3)+Ca(1);
%Estimation of point m1 between r1 and r2
if Dab == CA
        Pa1=[(((Ca(2)*R2(1,1))-(Ca(1)*R2(2,1)))/(Ca(1)+Ca(2))) (((Ca(2)*R2(1,2))-(Ca(1)*R2(2,2)))/(Ca(1)+Ca(2)))];
        PQ1=Pa1;
elseif Dab>(Ca(1)+Ca(2))
        Pb1=[(((Ca(2)*R2(1,1))+(Ca(1)*R2(2,1)))/(Ca(1)+Ca(2))) (((Ca(2)*R2(1,2))+(Ca(1)*R2(2,2)))/(Ca(1)+Ca(2)))];
        PQ1=Pb1;
elseif Dab==abs(((Ca(1)-Ca(2))))
        Pc1=[(((Ca(2)*R2(1,1))-(Ca(1)*R2(2,1)))/(Ca(2)-Ca(1))) (((Ca(2)*R2(1,2))-(Ca(1)*R2(2,2)))/(Ca(2)-Ca(1)))];
        PQ1=Pc1;
elseif abs(((Ca(1)-Ca(2))))<Dab<CA
        Vab=(((Ca(2)^2) - (Ca(1)^2) - (R2(2,1)^2) + (R2(1,1)^2) - (R2(2,2)^2) + (R2(1,2)^2))/2);
        aa1=((((R2(1,2)-R2(2,2))^2)/((R2(1,1)-R2(2,1))^2))+1);
        bb1=((((-2)*(Vab)*(R2(1,2)-R2(2,2)))/((R2(1,1)-R2(2,1))^2)) + ((2*R2(1,1)*(R2(1,2)-R2(2,2)))/((R2(1,1)-R2(2,1)))) - (2*R2(1,2)));
        cc1=(((Vab^2)/((R2(1,1)-R2(2,1))^2)) + (R2(1,1)^2) - ((2*Vab*R2(1,1))/((R2(1,1)-R2(2,1)))) + (R2(1,2)^2) - (Ca(1)^2));
        ya1=((-bb1) + sqrt((bb1^2)-(4*aa1*cc1)))/(2*aa1);
        ya2=((-bb1) - sqrt((bb1^2)-(4*aa1*cc1)))/(2*aa1);
        xa1=((Vab - (ya1*((R2(1,2)-R2(2,2)))))/((R2(1,1)-R2(2,1))));
        xa2=((Vab - (ya2*((R2(1,2)-R2(2,2)))))/((R2(1,1)-R2(2,1))));
        Pdd1=[((xa1+xa2)/2) ((ya1+ya2)/2)];
        Pd1=[(((Ca(2)*R2(1,1))-(Ca(1)*R2(2,1)))/(Ca(2)-Ca(1))) (((Ca(2)*R2(1,2))-(Ca(1)*R2(2,2)))/(Ca(2)-Ca(1)))];
        PQ1=Pdd1;
else
        Pe1=[(((Ca(2)*R2(1,1))-(Ca(1)*R2(2,1)))/(Ca(1)-Ca(2))) (((Ca(2)*R2(1,2))-(Ca(1)*R2(2,2)))/(Ca(1)-Ca(2)))];
        PQ1=Pe1;
end
%Estimation of point m2 between r2 and r3
if Dbc == CB
        Pa2=[(((Ca(3)*R2(2,1))-(Ca(2)*R2(3,1)))/(Ca(2)+Ca(3))) (((Ca(3)*R2(2,2))-(Ca(2)*R2(3,2)))/(Ca(2)+Ca(3)))];
        PQ2=Pa2;
elseif Dbc>(Ca(2)+Ca(3))
        Pb2=[(((Ca(3)*R2(2,1))+(Ca(2)*R2(3,1)))/(Ca(2)+Ca(3))) (((Ca(3)*R2(2,2))+(Ca(2)*R2(3,2)))/(Ca(2)+Ca(3)))];
        PQ2=Pb2;
elseif Dbc==abs(((Ca(2)-Ca(3))))
        Pc2=[(((Ca(3)*R2(2,1))-(Ca(2)*R2(3,1)))/(Ca(3)-Ca(2))) (((Ca(3)*R2(2,2))-(Ca(2)*R2(3,2)))/(Ca(3)-Ca(2)))];
        PQ2=Pc2;
elseif abs(((Ca(2)-Ca(3))))<Dbc<CB
        Vbc=(((Ca(3)^2) - (Ca(2)^2) - (R2(3,1)^2) + (R2(2,1)^2) - (R2(3,2)^2) + (R2(2,2)^2))/2);
        aa2=((((R2(2,2)-R2(3,2))^2)/((R2(2,1)-R2(3,1))^2))+1);
        bb2=((((-2)*(Vbc)*(R2(2,2)-R2(3,2)))/((R2(2,1)-R2(3,1))^2)) + ((2*R2(2,1)*(R2(2,2)-R2(3,2)))/((R2(2,1)-R2(3,1)))) - (2*R2(2,2)));
        cc2=(((Vbc^2)/((R2(2,1)-R2(3,1))^2)) + (R2(2,1)^2) - ((2*Vbc*R2(2,1))/((R2(2,1)-R2(3,1)))) + (R2(2,2)^2) - (Ca(2)^2));
        yb1=((-bb2) + sqrt((bb2^2)-(4*aa2*cc2)))/(2*aa2);
        yb2=((-bb2) - sqrt((bb2^2)-(4*aa2*cc2)))/(2*aa2);
        xb1=((Vbc - (yb1*((R2(2,2)-R2(3,2)))))/((R2(2,1)-R2(3,1))));
        xb2=((Vbc - (yb2*((R2(2,2)-R2(3,2)))))/((R2(2,1)-R2(3,1))));
        Pdd2=[((xb1+xb2)/2) ((yb1+yb2)/2)];
        Pd2=[(((Ca(3)*R2(2,1))-(Ca(2)*R2(3,1)))/(Ca(3)-Ca(2))) (((Ca(3)*R2(2,2))-(Ca(2)*R2(3,2)))/(Ca(3)-Ca(2)))];
        PQ2=Pdd2;
else
        Pe2=[(((Ca(3)*R2(2,1))-(Ca(2)*R2(3,1)))/(Ca(2)-Ca(3))) (((Ca(3)*R2(2,2))-(Ca(2)*R2(3,2)))/(Ca(2)-Ca(3)))];
        PQ2=Pe2;
end
%Estimation of point m3 between r3 and r1
if Dca == CC
        Pa3=[(((Ca(1)*R2(3,1))-(Ca(3)*R2(1,1)))/(Ca(3)+Ca(1))) (((Ca(1)*R2(3,2))-(Ca(3)*R2(1,2)))/(Ca(3)+Ca(1)))];
        PQ3=Pa3;
elseif Dca>(Ca(3)+Ca(1))
        Pb3=[(((Ca(1)*R2(3,1))+(Ca(3)*R2(1,1)))/(Ca(3)+Ca(1))) (((Ca(1)*R2(3,2))+(Ca(3)*R2(1,2)))/(Ca(3)+Ca(1)))];
        PQ3=Pb3;
elseif Dca==abs(((Ca(3)-Ca(1))))
        Pc3=[(((Ca(1)*R2(3,1))-(Ca(3)*R2(1,1)))/(Ca(3)-Ca(1))) (((Ca(1)*R2(3,2))-(Ca(3)*R2(1,2)))/(Ca(3)-Ca(1)))];
        PQ3=Pc3;
elseif abs(((Ca(3)-Ca(1))))<Dca<CC
        Vca=(((Ca(1)^2) - (Ca(3)^2) - (R2(1,1)^2) + (R2(3,1)^2) - (R2(1,2)^2) + (R2(3,2)^2))/2);
        aa3=((((R2(3,2)-R2(1,2))^2)/((R2(3,1)-R2(1,1))^2))+1);
        bb3=((((-2)*(Vca)*(R2(3,2)-R2(1,2)))/((R2(3,1)-R2(1,1))^2)) + ((2*R2(3,1)*(R2(3,2)-R2(1,2)))/((R2(3,1)-R2(1,1)))) - (2*R2(3,2)));
        cc3=(((Vca^2)/((R2(3,1)-R2(1,1))^2)) + (R2(3,1)^2) - ((2*Vca*R2(3,1))/((R2(3,1)-R2(1,1)))) + (R2(3,2)^2) - (Ca(3)^2));
        yc1=((-bb3) + sqrt((bb3^2)-(4*aa3*cc3)))/(2*aa3);
        yc2=((-bb3) - sqrt((bb3^2)-(4*aa3*cc3)))/(2*aa3);
        xc1=((Vca - (yc1*((R2(3,2)-R2(1,2)))))/((R2(3,1)-R2(1,1))));
        xc2=((Vca - (yc2*((R2(3,2)-R2(1,2)))))/((R2(3,1)-R2(1,1))));
        Pdd3=[((xc1+xc2)/2) ((yc1+yc2)/2)];
        Pd3=[(((Ca(1)*R2(3,1))-(Ca(3)*R2(1,1)))/(Ca(3)-Ca(1))) (((Ca(1)*R2(3,2))-(Ca(3)*R2(1,2)))/(Ca(3)-Ca(1)))];
        PQ3=Pdd3;
else
        Pe3=[(((Ca(1)*R2(3,1))-(Ca(3)*R2(1,1)))/(Ca(1)-Ca(3))) (((Ca(1)*R2(3,2))-(Ca(3)*R2(1,2)))/(Ca(1)-Ca(3)))];
        PQ3=Pe3;
end 
% centroid estimation
XXM=(((PQ1(1)/(CA)) + (PQ2(1)/(CB)) + (PQ3(1)/(CC)))/((1/(CA)) + (1/(CB)) + (1/(CC))));
YYM=(((PQ1(2)/(CA)) + (PQ2(2)/(CB)) + (PQ3(2)/(CC)))/((1/(CA)) + (1/(CB)) + (1/(CC))));
Y = [mobileLoc(1); mobileLoc(2) 
    mobileLoc(1); mobileLoc(2)
    mobileLoc(1); mobileLoc(2)
    mobileLoc(1); mobileLoc(2)
    mobileLoc(1); mobileLoc(2)
    mobileLoc(1); mobileLoc(2)];
X = [XXM; YYM
    XXM; YYM
    XXM; YYM
    XXM; YYM
    XXM; YYM
    XXM; YYM];
train_Y = Y(1:9,:);
train_X = X(1:9,:);
test_Y = Y(10:12,:);
test_X = X(10:12,:);
Mdl = fitctree(train_X,train_Y);
trainPred = predict(Mdl,test_X);
w1 = 1;
w2 = 2;
hXXM = w1*XXM + 1;
hYYM = w2*YYM + 1;
while abs(mobileLoc(1)-hXXM)>0.01
    w1 = w1 + 0.2*(mobileLoc(1)-hXXM);
    hXXM = w1*XXM + 1;
end
while abs(mobileLoc(2)-hYYM)>0.02
    w2 = w2 + 0.2*(mobileLoc(2)-hYYM);
    hYYM = w2*YYM + 1;
end
XXM = hXXM;
YYM = hYYM;
plot(XXM,YYM,'m^','MarkerSize',5,'lineWidth',6); hold on;

str = fprintf('Actual location: (%d,%d) \n',mobileLoc(1),mobileLoc(2));
str = fprintf('Estimated location with Decision Tree Algorithm: (%d,%d) \n',XXM,YYM);
for n=1:nodes
    line([xl(n) mobileLoc(1)], [yl(n) mobileLoc(2)],'LineStyle', ':');
end
for n=1:3
    line([R2(n,1) XXM], [R2(n,2) YYM],'LineStyle', '-');
end
legend('Node-1','Node-2','Node-3','Node-4','Node-5','Actual Location','Estimated location','Location','EastOutside');
str = fprintf('\n');
Pe3=(1/3)*((mobileLoc(1) - XM)^2 + (mobileLoc(2) - YM)^2 + (mobileLoc(3) - ZM)^2);
str = fprintf('Mean Square Error for 3D Position: %dm \n',Pe3);
Pe2=(1/3)*((mobileLoc(1) - XXM)^2 + (mobileLoc(2) - YYM)^2);
str = fprintf('Mean Square Error for 2D Position: %dm \n',Pe2);